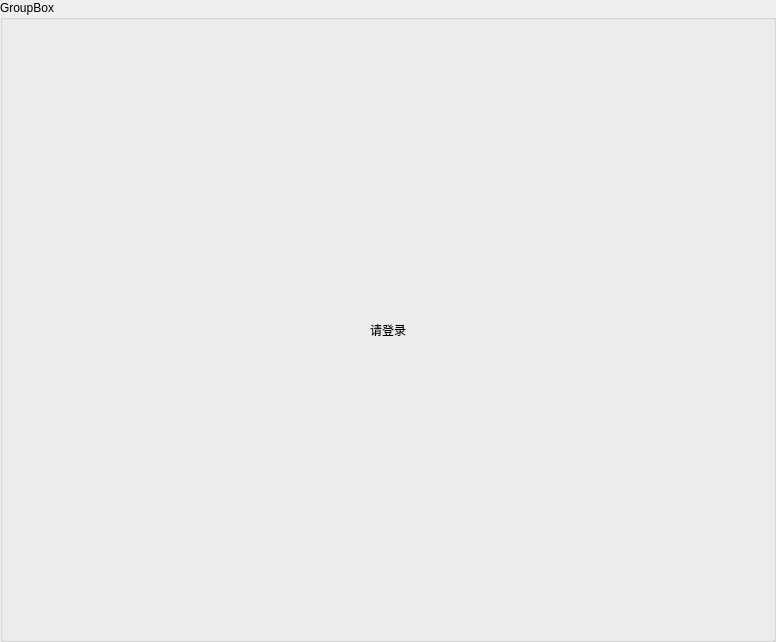
<?xml version="1.0" encoding="UTF-8"?>
<ui version="4.0">
 <class>GroupBox</class>
 <widget class="QGroupBox" name="GroupBox">
  <property name="enabled">
   <bool>true</bool>
  </property>
  <property name="geometry">
   <rect>
    <x>0</x>
    <y>0</y>
    <width>776</width>
    <height>642</height>
   </rect>
  </property>
  <property name="windowTitle">
   <string>GroupBox</string>
  </property>
  <property name="title">
   <string>GroupBox</string>
  </property>
  <layout class="QVBoxLayout" name="verticalLayout_2">
   <item>
    <widget class="QWidget" name="widget" native="true">
     <property name="sizePolicy">
      <sizepolicy hsizetype="Expanding" vsizetype="Expanding">
       <horstretch>0</horstretch>
       <verstretch>0</verstretch>
      </sizepolicy>
     </property>
     <layout class="QVBoxLayout" name="verticalLayout">
      <item>
       <widget class="QLabel" name="label">
        <property name="styleSheet">
         <string notr="true">font: 11pt &quot;黑体&quot;;</string>
        </property>
        <property name="text">
         <string>请登录</string>
        </property>
        <property name="alignment">
         <set>Qt::AlignCenter</set>
        </property>
       </widget>
      </item>
     </layout>
    </widget>
   </item>
  </layout>
 </widget>
 <resources/>
 <connections/>
</ui>
